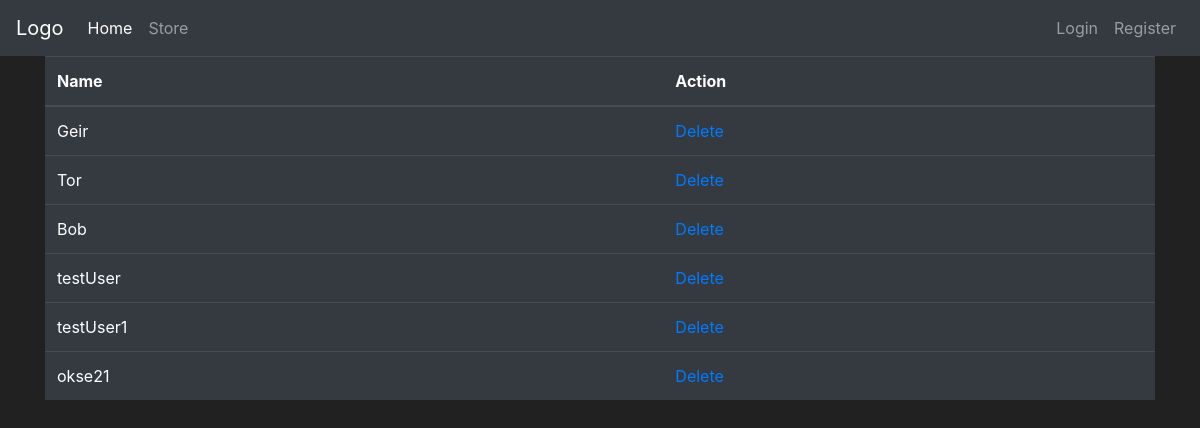
/users, run on an earlier commit of the app's database.
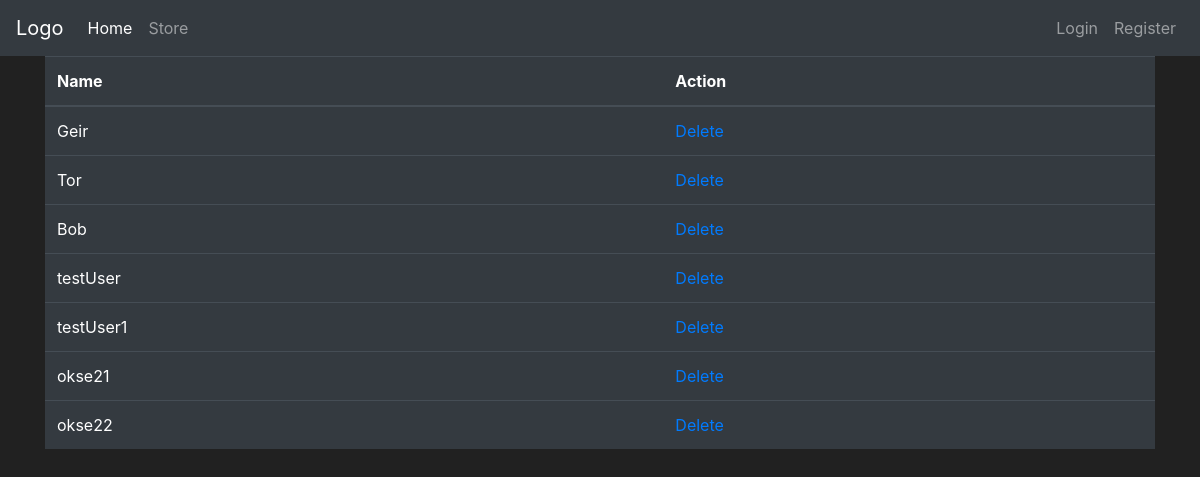
And on a later commit of the database.
### app_flask/models.py (models this page shows, shortened)
class User(db.Model, UserMixin):
    id = db.Column(db.Integer(), primary_key=True)
    username = db.Column(db.String(length=25), nullable=False, unique=True)
    email = db.Column(db.String(length=60), nullable=False, unique=True)
    password_hash = db.Column(db.String(length=60), nullable=False)
    profile_type = db.Column(db.Boolean(), nullable=False, default=False)
    cash = db.Column(db.Integer(), nullable=False, default=2000)
    date_created = db.Column(db.DateTime(), default=datetime.utcnow)
    goods = db.relationship('Goods', backref='goods_owned_by_user', lazy=True)
    store = db.relationship('Store', backref='store_owner', lazy=True)
    @property
    def password(self):
        return self.password

### app_flask/main/routes.py (the view)
@bp.route('/users', methods=['GET', 'POST'])
def show_users():
    db_users = User.query.filter(User.username.isnot("Admin"))
    return render_template('users.html', db_users=db_users)

### app_flask/templates/users.html (shortened to what this page needs)
{% extends 'base.html' %}
{% block content %}
<div class="container">
            <table class="table table-hover table-dark">
    <thead>
        <tr>
            <th scope="col">Name</th>
            <th scope="col">Action</th>
        </tr>
    </thead>
    <tbody>
                {% for users in db_users %}
                <tr>
                    <td class=".table-striped">{{ users.username}}</td>
                    <td class=".table-striped"><a href="{{ url_for('main.delete_user', id=users.id)}}">Delete</a></td>
                </tr>
                {% endfor %}
    </tbody>
    </table>
    </div>
{% endblock %}

### app_flask/templates/base.html (shortened to what this page needs)
<!doctype html>
<html lang="en">
   <head>
      <link rel="stylesheet" href="https://cdn.jsdelivr.net/npm/bootstrap@4.5.3/dist/css/bootstrap.min.css">
   </head>
   <body>
    <nav class="navbar navbar-expand-md navbar-dark bg-dark">
        <a class="navbar-brand" href="{{ url_for('main.home_page') }}">Logo</a>
        <div class="collapse navbar-collapse" id="navbarNav">
            <ul class="navbar-nav mr-auto">
                <li class="nav-item active">
                    <a class="nav-link" href="{{ url_for('main.home_page') }}">Home <span class="sr-only">(current)</span></a>
                </li>
                <li class="nav-item">
                    <a class="nav-link" href="{{ url_for('main.store_page') }}">Store</a>
                </li>
            </ul>
            {% if current_user.username=="Admin" %}
            <ul class="navbar-nav">
                <li class="nav-item">
                    <a class="nav-link" href="{{ url_for('main.show_users') }}">Users</a>
                </li>
                <li class="nav-item">
                    <a class="nav-link">{{ current_user.username }}</a>
                </li>
                <li class="nav-item">
                    <a class="nav-link" href="{{ url_for('auth.logout_page') }}">logout</a>
                </li>
            </ul>
            {% else %}
            <ul class="navbar-nav">
                <li class="nav-item">
                    <a class="nav-link" href="{{ url_for('auth.login_page')}}">Login</a>
                </li>
                <li class="nav-item">
                    <a class="nav-link" href="{{ url_for('auth.register_user_page')}}">Register</a>
                </li>
            </ul>
            {% endif %}
        </div>
      </nav>
      {% block content %}
      {% endblock %}
   </body>
</html>

### app_flask/templates/base.html (style rules this page uses)
body { color: white; background-color: #212121; }

What changed in the data, as far as the page shows it:
added User: username "okse22"
